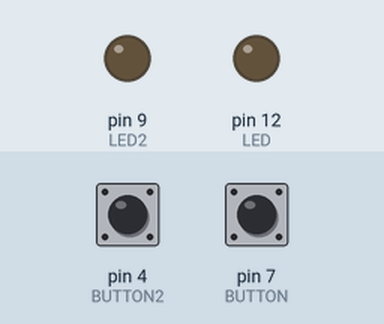
Simulated run of this sketch. Board: Arduino Uno, built with avr-gcc and run on an emulated ATmega328P. Parts: output pins drawn as LEDs (lit = HIGH). Inputs (shaded band) come from the test bench; at power-on: pin 4 (BUTTON2) HIGH, pin 7 (BUTTON) HIGH.

Above: at 1.2 s.
1.3 s: pin 4 (BUTTON2) pulled LOW for 0.15 s
At 1.37 s:
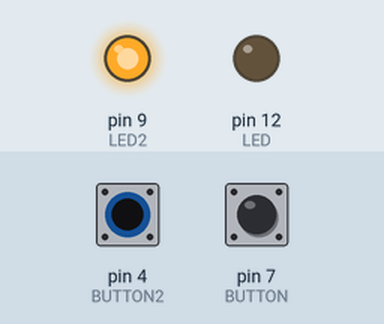
2.9 s: pin 7 (BUTTON) pulled LOW for 0.15 s
At 2.97 s:
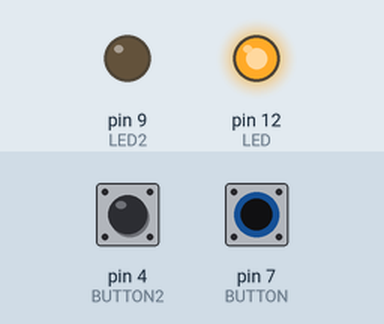
4.5 s: pin 7 (BUTTON) pulled LOW for 3.2 s
At 8.9 s:
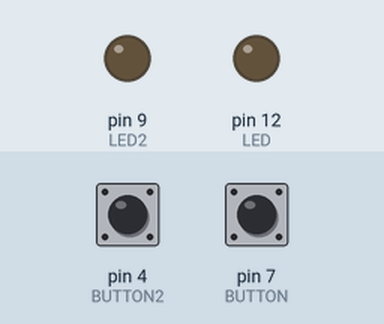
9.2 s: pin 4 (BUTTON2) pulled LOW for 3.2 s
At 10.1 s:
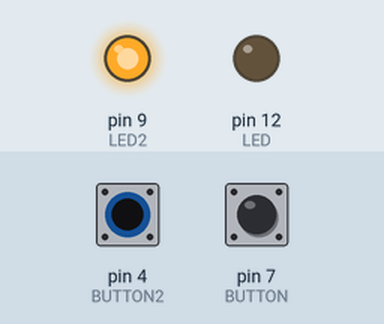
13.9 s: pin 4 (BUTTON2) driven LOW and pin 7 (BUTTON) driven LOW
At 14.8 s:
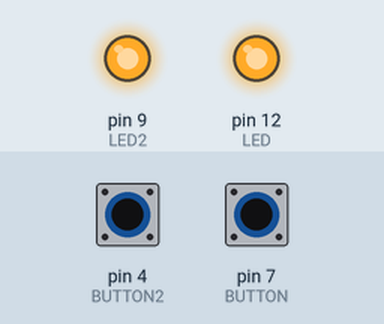
Timing chart, 0 to 16.4 s (numbered marks = the images above; inputs shaded):
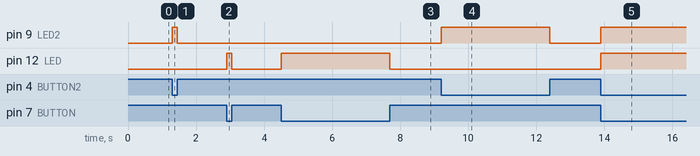

Measured:
- after the input at 1.3 s, pin 9 (LED2): LOW → HIGH at once, → LOW 0.15 s later
- after the input at 2.9 s, pin 12 (LED): LOW → HIGH at once, → LOW 0.15 s later
- after the input at 4.5 s, pin 12 (LED): LOW → HIGH at once, → LOW 3.2 s later
- after the input at 9.2 s, pin 9 (LED2): LOW → HIGH at once, → LOW 3.2 s later
- after the input at 13.9 s, pin 9 (LED2), pin 12 (LED): LOW → HIGH at once

The sketch:

two_buttons.ino
```cpp
/**
 Two momentary pushbuttons and two LEDs
 The LEDs are on only when the corresponding button is held down

 LED connections:
    pin -> resisitor -> LED -> gnd

 button connections:
    pin -> button -> gnd

**/

const int LED = 12;
const int BUTTON = 7;

const int LED2 = 9;
const int BUTTON2 = 4;

void setup() {
  pinMode(LED, OUTPUT);
  pinMode(BUTTON, INPUT);
  digitalWrite(BUTTON, HIGH); // turn on pull-up resistor

  pinMode(LED2, OUTPUT);
  pinMode(BUTTON2, INPUT);
  digitalWrite(BUTTON2, HIGH);
}

void loop(){
  digitalWrite(LED, 1-digitalRead(BUTTON));   // button HIGH when released
  digitalWrite(LED2, 1-digitalRead(BUTTON2));

}
```
